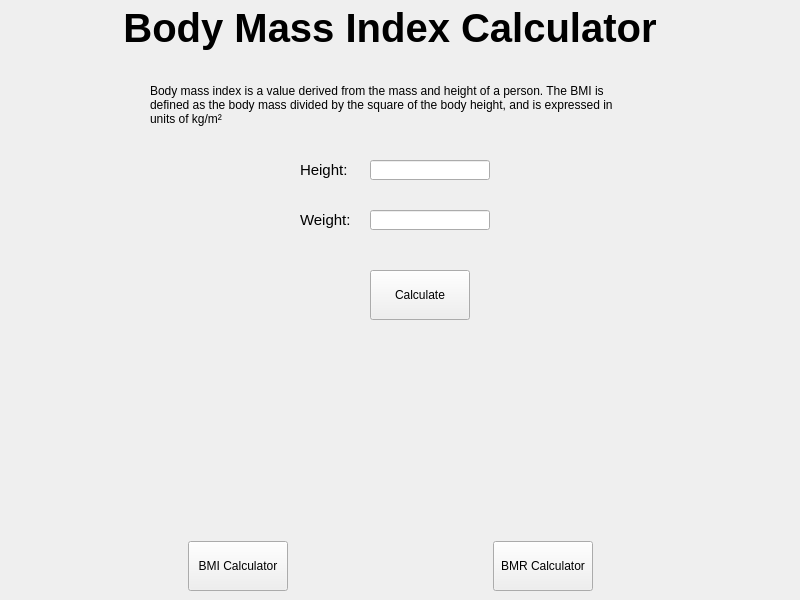
<?xml version="1.0" encoding="UTF-8"?>
<ui version="4.0">
 <class>MainWindow</class>
 <widget class="QMainWindow" name="MainWindow">
  <property name="geometry">
   <rect>
    <x>0</x>
    <y>0</y>
    <width>800</width>
    <height>600</height>
   </rect>
  </property>
  <property name="maximumSize">
   <size>
    <width>800</width>
    <height>600</height>
   </size>
  </property>
  <property name="windowTitle">
   <string>MainWindow</string>
  </property>
  <widget class="QWidget" name="centralwidget">
   <widget class="QStackedWidget" name="stackedWidget">
    <property name="geometry">
     <rect>
      <x>10</x>
      <y>0</y>
      <width>786</width>
      <height>521</height>
     </rect>
    </property>
    <property name="currentIndex">
     <number>1</number>
    </property>
    <widget class="QWidget" name="home">
     <widget class="QLabel" name="label">
      <property name="geometry">
       <rect>
        <x>16</x>
        <y>20</y>
        <width>740</width>
        <height>70</height>
       </rect>
      </property>
      <property name="minimumSize">
       <size>
        <width>740</width>
        <height>70</height>
       </size>
      </property>
      <property name="maximumSize">
       <size>
        <width>740</width>
        <height>70</height>
       </size>
      </property>
      <property name="font">
       <font>
        <pointsize>22</pointsize>
        <weight>75</weight>
        <bold>true</bold>
       </font>
      </property>
      <property name="text">
       <string>Welcome to Wills Health &amp; Weight Loss Calculator</string>
      </property>
      <property name="alignment">
       <set>Qt::AlignCenter</set>
      </property>
     </widget>
     <widget class="QLabel" name="label_2">
      <property name="geometry">
       <rect>
        <x>40</x>
        <y>140</y>
        <width>700</width>
        <height>170</height>
       </rect>
      </property>
      <property name="minimumSize">
       <size>
        <width>700</width>
        <height>170</height>
       </size>
      </property>
      <property name="maximumSize">
       <size>
        <width>700</width>
        <height>170</height>
       </size>
      </property>
      <property name="font">
       <font>
        <pointsize>14</pointsize>
       </font>
      </property>
      <property name="text">
       <string>This application aims to give you a quick and easy access to two health calculators that can provide you with information that may assist with weight loss decisions. The Basal Metabolic Rate Calculator will give you an indication of how many calories you need to intake to function. The Body Mass Index Calculator will provide an indication of your total body fat. Neither calculator give specific information that should be used to create a weight loss plan. You should ensure you consult your GP for more information before undertaking any weight loss regime.</string>
      </property>
      <property name="textFormat">
       <enum>Qt::AutoText</enum>
      </property>
      <property name="alignment">
       <set>Qt::AlignLeading|Qt::AlignLeft|Qt::AlignVCenter</set>
      </property>
      <property name="wordWrap">
       <bool>true</bool>
      </property>
     </widget>
     <widget class="QLabel" name="label_3">
      <property name="geometry">
       <rect>
        <x>240</x>
        <y>370</y>
        <width>280</width>
        <height>20</height>
       </rect>
      </property>
      <property name="minimumSize">
       <size>
        <width>280</width>
        <height>20</height>
       </size>
      </property>
      <property name="maximumSize">
       <size>
        <width>280</width>
        <height>20</height>
       </size>
      </property>
      <property name="font">
       <font>
        <pointsize>12</pointsize>
       </font>
      </property>
      <property name="text">
       <string>Click The Buttons to Select a Caculator</string>
      </property>
     </widget>
    </widget>
    <widget class="QWidget" name="bmi">
     <widget class="QLabel" name="label_4">
      <property name="geometry">
       <rect>
        <x>20</x>
        <y>0</y>
        <width>720</width>
        <height>55</height>
       </rect>
      </property>
      <property name="minimumSize">
       <size>
        <width>720</width>
        <height>55</height>
       </size>
      </property>
      <property name="maximumSize">
       <size>
        <width>720</width>
        <height>55</height>
       </size>
      </property>
      <property name="font">
       <font>
        <pointsize>30</pointsize>
        <weight>75</weight>
        <bold>true</bold>
       </font>
      </property>
      <property name="text">
       <string>Body Mass Index Calculator</string>
      </property>
      <property name="alignment">
       <set>Qt::AlignCenter</set>
      </property>
      <property name="wordWrap">
       <bool>false</bool>
      </property>
     </widget>
     <widget class="QLabel" name="label_5">
      <property name="geometry">
       <rect>
        <x>140</x>
        <y>70</y>
        <width>480</width>
        <height>70</height>
       </rect>
      </property>
      <property name="minimumSize">
       <size>
        <width>480</width>
        <height>70</height>
       </size>
      </property>
      <property name="maximumSize">
       <size>
        <width>480</width>
        <height>70</height>
       </size>
      </property>
      <property name="text">
       <string>Body mass index is a value derived from the mass and height of a person. The BMI is defined as the body mass divided by the square of the body height, and is expressed in units of kg/m²</string>
      </property>
      <property name="wordWrap">
       <bool>true</bool>
      </property>
     </widget>
     <widget class="QLabel" name="label_6">
      <property name="geometry">
       <rect>
        <x>290</x>
        <y>160</y>
        <width>55</width>
        <height>20</height>
       </rect>
      </property>
      <property name="minimumSize">
       <size>
        <width>55</width>
        <height>20</height>
       </size>
      </property>
      <property name="maximumSize">
       <size>
        <width>55</width>
        <height>20</height>
       </size>
      </property>
      <property name="font">
       <font>
        <pointsize>11</pointsize>
       </font>
      </property>
      <property name="text">
       <string>Height:</string>
      </property>
     </widget>
     <widget class="QLabel" name="label_7">
      <property name="geometry">
       <rect>
        <x>290</x>
        <y>210</y>
        <width>55</width>
        <height>20</height>
       </rect>
      </property>
      <property name="minimumSize">
       <size>
        <width>55</width>
        <height>20</height>
       </size>
      </property>
      <property name="maximumSize">
       <size>
        <width>55</width>
        <height>20</height>
       </size>
      </property>
      <property name="font">
       <font>
        <pointsize>11</pointsize>
       </font>
      </property>
      <property name="text">
       <string>Weight:</string>
      </property>
     </widget>
     <widget class="QLineEdit" name="bmi_height_input">
      <property name="geometry">
       <rect>
        <x>360</x>
        <y>160</y>
        <width>120</width>
        <height>20</height>
       </rect>
      </property>
      <property name="minimumSize">
       <size>
        <width>120</width>
        <height>20</height>
       </size>
      </property>
      <property name="maximumSize">
       <size>
        <width>120</width>
        <height>20</height>
       </size>
      </property>
     </widget>
     <widget class="QLineEdit" name="bmi_weight_input">
      <property name="geometry">
       <rect>
        <x>360</x>
        <y>210</y>
        <width>120</width>
        <height>20</height>
       </rect>
      </property>
      <property name="minimumSize">
       <size>
        <width>120</width>
        <height>20</height>
       </size>
      </property>
      <property name="maximumSize">
       <size>
        <width>120</width>
        <height>20</height>
       </size>
      </property>
     </widget>
     <widget class="QLabel" name="bmi_calculate_output">
      <property name="geometry">
       <rect>
        <x>70</x>
        <y>360</y>
        <width>660</width>
        <height>110</height>
       </rect>
      </property>
      <property name="minimumSize">
       <size>
        <width>660</width>
        <height>110</height>
       </size>
      </property>
      <property name="maximumSize">
       <size>
        <width>660</width>
        <height>110</height>
       </size>
      </property>
      <property name="font">
       <font>
        <pointsize>15</pointsize>
       </font>
      </property>
      <property name="text">
       <string/>
      </property>
      <property name="alignment">
       <set>Qt::AlignCenter</set>
      </property>
      <property name="wordWrap">
       <bool>true</bool>
      </property>
     </widget>
     <widget class="QPushButton" name="bmi_calculate_button">
      <property name="geometry">
       <rect>
        <x>360</x>
        <y>270</y>
        <width>100</width>
        <height>50</height>
       </rect>
      </property>
      <property name="minimumSize">
       <size>
        <width>100</width>
        <height>50</height>
       </size>
      </property>
      <property name="maximumSize">
       <size>
        <width>100</width>
        <height>50</height>
       </size>
      </property>
      <property name="text">
       <string>Calculate</string>
      </property>
     </widget>
    </widget>
    <widget class="QWidget" name="bmr">
     <widget class="QLabel" name="label_8">
      <property name="geometry">
       <rect>
        <x>20</x>
        <y>19</y>
        <width>750</width>
        <height>50</height>
       </rect>
      </property>
      <property name="minimumSize">
       <size>
        <width>750</width>
        <height>50</height>
       </size>
      </property>
      <property name="maximumSize">
       <size>
        <width>750</width>
        <height>50</height>
       </size>
      </property>
      <property name="font">
       <font>
        <pointsize>25</pointsize>
        <weight>75</weight>
        <bold>true</bold>
       </font>
      </property>
      <property name="text">
       <string>Basal Metabolic Rate Calculator</string>
      </property>
      <property name="alignment">
       <set>Qt::AlignCenter</set>
      </property>
     </widget>
     <widget class="QLabel" name="label_9">
      <property name="geometry">
       <rect>
        <x>50</x>
        <y>79</y>
        <width>670</width>
        <height>40</height>
       </rect>
      </property>
      <property name="minimumSize">
       <size>
        <width>670</width>
        <height>40</height>
       </size>
      </property>
      <property name="maximumSize">
       <size>
        <width>670</width>
        <height>40</height>
       </size>
      </property>
      <property name="font">
       <font>
        <pointsize>11</pointsize>
       </font>
      </property>
      <property name="text">
       <string>The Basal Metabolic Rate (BMR) Calculator estimates your basal metabolic rate—the amount of energy expended while at rest in a neutrally temperate environment, and in a post-absorptive state.</string>
      </property>
      <property name="wordWrap">
       <bool>true</bool>
      </property>
     </widget>
     <widget class="QPushButton" name="bmr_calculate_button">
      <property name="geometry">
       <rect>
        <x>340</x>
        <y>390</y>
        <width>100</width>
        <height>50</height>
       </rect>
      </property>
      <property name="minimumSize">
       <size>
        <width>100</width>
        <height>50</height>
       </size>
      </property>
      <property name="maximumSize">
       <size>
        <width>100</width>
        <height>50</height>
       </size>
      </property>
      <property name="text">
       <string>Calculate</string>
      </property>
     </widget>
     <widget class="QLabel" name="bmr_output">
      <property name="geometry">
       <rect>
        <x>20</x>
        <y>440</y>
        <width>740</width>
        <height>50</height>
       </rect>
      </property>
      <property name="minimumSize">
       <size>
        <width>740</width>
        <height>50</height>
       </size>
      </property>
      <property name="maximumSize">
       <size>
        <width>740</width>
        <height>50</height>
       </size>
      </property>
      <property name="font">
       <font>
        <pointsize>12</pointsize>
       </font>
      </property>
      <property name="text">
       <string/>
      </property>
      <property name="alignment">
       <set>Qt::AlignCenter</set>
      </property>
      <property name="wordWrap">
       <bool>true</bool>
      </property>
     </widget>
     <widget class="QWidget" name="">
      <property name="geometry">
       <rect>
        <x>0</x>
        <y>150</y>
        <width>771</width>
        <height>22</height>
       </rect>
      </property>
      <layout class="QHBoxLayout" name="horizontalLayout_3">
       <item>
        <spacer name="horizontalSpacer_10">
         <property name="orientation">
          <enum>Qt::Horizontal</enum>
         </property>
         <property name="sizeHint" stdset="0">
          <size>
           <width>40</width>
           <height>20</height>
          </size>
         </property>
        </spacer>
       </item>
       <item>
        <widget class="QRadioButton" name="bmr_male_radio">
         <property name="text">
          <string>Male</string>
         </property>
         <property name="checked">
          <bool>true</bool>
         </property>
        </widget>
       </item>
       <item>
        <spacer name="horizontalSpacer_11">
         <property name="orientation">
          <enum>Qt::Horizontal</enum>
         </property>
         <property name="sizeHint" stdset="0">
          <size>
           <width>40</width>
           <height>20</height>
          </size>
         </property>
        </spacer>
       </item>
       <item>
        <widget class="QRadioButton" name="bmr_female_radio">
         <property name="text">
          <string>Female</string>
         </property>
        </widget>
       </item>
       <item>
        <spacer name="horizontalSpacer_12">
         <property name="orientation">
          <enum>Qt::Horizontal</enum>
         </property>
         <property name="sizeHint" stdset="0">
          <size>
           <width>40</width>
           <height>20</height>
          </size>
         </property>
        </spacer>
       </item>
      </layout>
     </widget>
     <widget class="QWidget" name="">
      <property name="geometry">
       <rect>
        <x>17</x>
        <y>210</y>
        <width>741</width>
        <height>24</height>
       </rect>
      </property>
      <layout class="QHBoxLayout" name="horizontalLayout_5">
       <item>
        <spacer name="horizontalSpacer_13">
         <property name="orientation">
          <enum>Qt::Horizontal</enum>
         </property>
         <property name="sizeHint" stdset="0">
          <size>
           <width>40</width>
           <height>20</height>
          </size>
         </property>
        </spacer>
       </item>
       <item>
        <widget class="QLabel" name="label_10">
         <property name="minimumSize">
          <size>
           <width>40</width>
           <height>20</height>
          </size>
         </property>
         <property name="maximumSize">
          <size>
           <width>40</width>
           <height>20</height>
          </size>
         </property>
         <property name="text">
          <string>Height:</string>
         </property>
        </widget>
       </item>
       <item>
        <widget class="QLineEdit" name="bmr_height_input"/>
       </item>
       <item>
        <spacer name="horizontalSpacer_19">
         <property name="orientation">
          <enum>Qt::Horizontal</enum>
         </property>
         <property name="sizeHint" stdset="0">
          <size>
           <width>40</width>
           <height>20</height>
          </size>
         </property>
        </spacer>
       </item>
      </layout>
     </widget>
     <widget class="QWidget" name="">
      <property name="geometry">
       <rect>
        <x>17</x>
        <y>260</y>
        <width>741</width>
        <height>24</height>
       </rect>
      </property>
      <layout class="QHBoxLayout" name="horizontalLayout_6">
       <item>
        <spacer name="horizontalSpacer_15">
         <property name="orientation">
          <enum>Qt::Horizontal</enum>
         </property>
         <property name="sizeHint" stdset="0">
          <size>
           <width>40</width>
           <height>20</height>
          </size>
         </property>
        </spacer>
       </item>
       <item>
        <widget class="QLabel" name="label_11">
         <property name="minimumSize">
          <size>
           <width>40</width>
           <height>20</height>
          </size>
         </property>
         <property name="maximumSize">
          <size>
           <width>40</width>
           <height>20</height>
          </size>
         </property>
         <property name="text">
          <string>Weight:</string>
         </property>
        </widget>
       </item>
       <item>
        <widget class="QLineEdit" name="bmr_weight_input"/>
       </item>
       <item>
        <spacer name="horizontalSpacer_20">
         <property name="orientation">
          <enum>Qt::Horizontal</enum>
         </property>
         <property name="sizeHint" stdset="0">
          <size>
           <width>40</width>
           <height>20</height>
          </size>
         </property>
        </spacer>
       </item>
      </layout>
     </widget>
     <widget class="QWidget" name="">
      <property name="geometry">
       <rect>
        <x>10</x>
        <y>310</y>
        <width>751</width>
        <height>24</height>
       </rect>
      </property>
      <layout class="QHBoxLayout" name="horizontalLayout_4">
       <item>
        <spacer name="horizontalSpacer_17">
         <property name="orientation">
          <enum>Qt::Horizontal</enum>
         </property>
         <property name="sizeHint" stdset="0">
          <size>
           <width>40</width>
           <height>20</height>
          </size>
         </property>
        </spacer>
       </item>
       <item>
        <widget class="QLabel" name="label_12">
         <property name="minimumSize">
          <size>
           <width>40</width>
           <height>20</height>
          </size>
         </property>
         <property name="maximumSize">
          <size>
           <width>40</width>
           <height>20</height>
          </size>
         </property>
         <property name="text">
          <string>Age:</string>
         </property>
        </widget>
       </item>
       <item>
        <widget class="QLineEdit" name="bmr_age_input"/>
       </item>
       <item>
        <spacer name="horizontalSpacer_21">
         <property name="orientation">
          <enum>Qt::Horizontal</enum>
         </property>
         <property name="sizeHint" stdset="0">
          <size>
           <width>40</width>
           <height>20</height>
          </size>
         </property>
        </spacer>
       </item>
      </layout>
     </widget>
     <widget class="QWidget" name="">
      <property name="geometry">
       <rect>
        <x>0</x>
        <y>350</y>
        <width>781</width>
        <height>22</height>
       </rect>
      </property>
      <layout class="QHBoxLayout" name="horizontalLayout_2">
       <item>
        <spacer name="horizontalSpacer_4">
         <property name="orientation">
          <enum>Qt::Horizontal</enum>
         </property>
         <property name="sizeHint" stdset="0">
          <size>
           <width>40</width>
           <height>20</height>
          </size>
         </property>
        </spacer>
       </item>
       <item>
        <widget class="QRadioButton" name="bmr_sedintary">
         <property name="text">
          <string>Sedintary</string>
         </property>
         <property name="checked">
          <bool>true</bool>
         </property>
        </widget>
       </item>
       <item>
        <spacer name="horizontalSpacer_5">
         <property name="orientation">
          <enum>Qt::Horizontal</enum>
         </property>
         <property name="sizeHint" stdset="0">
          <size>
           <width>40</width>
           <height>20</height>
          </size>
         </property>
        </spacer>
       </item>
       <item>
        <widget class="QRadioButton" name="bmr_lightly">
         <property name="text">
          <string>Lightly Active</string>
         </property>
        </widget>
       </item>
       <item>
        <spacer name="horizontalSpacer_6">
         <property name="orientation">
          <enum>Qt::Horizontal</enum>
         </property>
         <property name="sizeHint" stdset="0">
          <size>
           <width>40</width>
           <height>20</height>
          </size>
         </property>
        </spacer>
       </item>
       <item>
        <widget class="QRadioButton" name="bmr_moderatly">
         <property name="text">
          <string>Moderatly Active</string>
         </property>
        </widget>
       </item>
       <item>
        <spacer name="horizontalSpacer_7">
         <property name="orientation">
          <enum>Qt::Horizontal</enum>
         </property>
         <property name="sizeHint" stdset="0">
          <size>
           <width>40</width>
           <height>20</height>
          </size>
         </property>
        </spacer>
       </item>
       <item>
        <widget class="QRadioButton" name="bmr_very">
         <property name="text">
          <string>Very Active</string>
         </property>
        </widget>
       </item>
       <item>
        <spacer name="horizontalSpacer_8">
         <property name="orientation">
          <enum>Qt::Horizontal</enum>
         </property>
         <property name="sizeHint" stdset="0">
          <size>
           <width>40</width>
           <height>20</height>
          </size>
         </property>
        </spacer>
       </item>
       <item>
        <widget class="QRadioButton" name="bmr_extremely">
         <property name="text">
          <string>Extremely Active</string>
         </property>
        </widget>
       </item>
       <item>
        <spacer name="horizontalSpacer_9">
         <property name="orientation">
          <enum>Qt::Horizontal</enum>
         </property>
         <property name="sizeHint" stdset="0">
          <size>
           <width>40</width>
           <height>20</height>
          </size>
         </property>
        </spacer>
       </item>
      </layout>
     </widget>
    </widget>
   </widget>
   <widget class="QWidget" name="">
    <property name="geometry">
     <rect>
      <x>-10</x>
      <y>540</y>
      <width>801</width>
      <height>52</height>
     </rect>
    </property>
    <layout class="QHBoxLayout" name="horizontalLayout">
     <item>
      <spacer name="horizontalSpacer">
       <property name="orientation">
        <enum>Qt::Horizontal</enum>
       </property>
       <property name="sizeHint" stdset="0">
        <size>
         <width>40</width>
         <height>20</height>
        </size>
       </property>
      </spacer>
     </item>
     <item>
      <widget class="QPushButton" name="bmi_button">
       <property name="minimumSize">
        <size>
         <width>100</width>
         <height>50</height>
        </size>
       </property>
       <property name="maximumSize">
        <size>
         <width>100</width>
         <height>50</height>
        </size>
       </property>
       <property name="text">
        <string>BMI Calculator</string>
       </property>
      </widget>
     </item>
     <item>
      <spacer name="horizontalSpacer_2">
       <property name="orientation">
        <enum>Qt::Horizontal</enum>
       </property>
       <property name="sizeHint" stdset="0">
        <size>
         <width>40</width>
         <height>20</height>
        </size>
       </property>
      </spacer>
     </item>
     <item>
      <widget class="QPushButton" name="bmr_button">
       <property name="minimumSize">
        <size>
         <width>100</width>
         <height>50</height>
        </size>
       </property>
       <property name="maximumSize">
        <size>
         <width>100</width>
         <height>50</height>
        </size>
       </property>
       <property name="text">
        <string>BMR Calculator</string>
       </property>
      </widget>
     </item>
     <item>
      <spacer name="horizontalSpacer_3">
       <property name="orientation">
        <enum>Qt::Horizontal</enum>
       </property>
       <property name="sizeHint" stdset="0">
        <size>
         <width>40</width>
         <height>20</height>
        </size>
       </property>
      </spacer>
     </item>
    </layout>
   </widget>
  </widget>
 </widget>
 <resources/>
 <connections/>
</ui>
